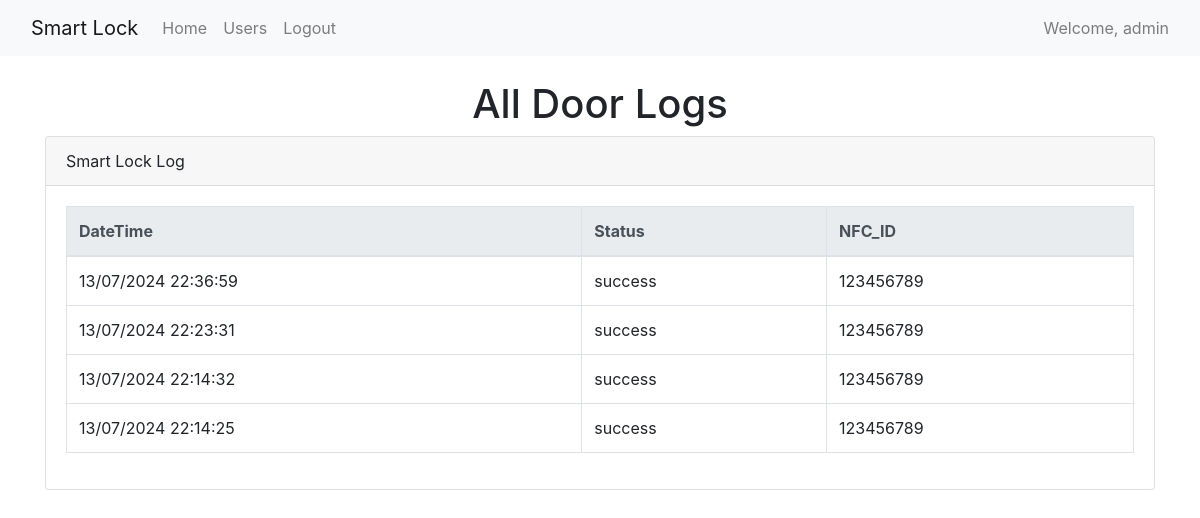
Page /door_logs (signed in) on the committed database.
### models.py (models this page shows, shortened)
class User(db.Model, UserMixin):
    __tablename__ = 'user'
    id = db.Column(db.Integer, primary_key=True)
    name = db.Column(db.String(150), nullable=False)
    username = db.Column(db.String(150), unique=True, nullable=False)
    password_hash = db.Column(db.String(150), nullable=False)
    nfc_tags = db.relationship('NfcTag', backref='user', lazy=True)

class DoorLog(db.Model):
    __tablename__ = 'door_log'
    id = db.Column(db.Integer, primary_key=True)
    nfc_id = db.Column(db.Integer, db.ForeignKey('nfc_tag.nfc_id'), nullable=False)
    timestamp = db.Column(db.DateTime, default=datetime.utcnow, nullable=False)
    status = db.Column(db.String(150), nullable=False)

### app.py (the view)
@app.route('/door_logs')
@login_required
def logs():
    logs = DoorLog.query.order_by(DoorLog.timestamp.desc()).all()
    return render_template('door_logs.html', logs=logs)

### app.py (called while the page is built)
@login_manager.user_loader
def load_user(user_id):
    return User.query.get(int(user_id))

@app.context_processor
def inject_user():
    return dict(current_user=current_user)

### templates/door_logs.html
{% extends "base.html" %}
{% block content %}
    <div class="row my-3">
        <div class="col-12">
            <h1 class="text-center">All Door Logs</h1>
            <div class="card">
                <div class="card-header">
                    Smart Lock Log
                </div>
                <div class="card-body">
                    <table class="table table-bordered">
                        <thead class="thead-light">
                            <tr>
                                <th scope="col">DateTime</th>
                                <th scope="col">Status</th>
                                <th scope="col">NFC_ID</th>
                            </tr>
                        </thead>
                        <tbody>
                            {% for log in logs %}
                                <tr>
                                    <td>{{ log.timestamp.strftime('%d/%m/%Y %H:%M:%S') }}</td>
                                    <td>{{ log.status }}</td>
                                    <td>{{ log.nfc_id }}</td>
                                </tr>
                            {% endfor %}
                        </tbody>
                    </table>
                </div>
            </div>
        </div>
    </div>
{% endblock %}

### templates/base.html (shortened to what this page needs)
<!DOCTYPE html>
<html lang="en">
<head>
    <link rel="stylesheet" type="text/css" href="{{ url_for('static', filename='css/bootstrap/bootstrap.min.css') }}">
</head>
<body>
    <nav class="navbar navbar-expand-lg navbar-light bg-light">
        <div class="container-fluid">
            <a class="navbar-brand" href="{{ url_for('index') }}">Smart Lock</a>
            <div class="collapse navbar-collapse justify-content-between" id="navbarNav">
                <ul class="navbar-nav">
                    {% if current_user.is_authenticated %}
                        <li class="nav-item"><a class="nav-link" href="{{ url_for('index') }}">Home</a></li>
                        <li class="nav-item"><a class="nav-link" href="{{ url_for('manage_users') }}">Users</a></li>
                        <li class="nav-item"><a class="nav-link" href="{{ url_for('logout') }}">Logout</a></li>
                    {% else %}
                        <li class="nav-item"><a class="nav-link" href="{{ url_for('login') }}">Login</a></li>
                    {% endif %}
                </ul>
                {% if current_user.is_authenticated %}
                <span class="navbar-text">
                    Welcome, {{ current_user.username }}
                </span>
                {% endif %}
            </div>
        </div>
    </nav>
    <div class="container mt-4">
        {% block content %}{% endblock %}
    </div>
</body>
</html>

### rows in the picture
User: username "admin"
DoorLog: timestamp "13/07/2024 22:36:59", status "success", nfc_id "123456789"
DoorLog: timestamp "13/07/2024 22:23:31", status "success", nfc_id "123456789"
DoorLog: timestamp "13/07/2024 22:14:32", status "success", nfc_id "123456789"
DoorLog: timestamp "13/07/2024 22:14:25", status "success", nfc_id "123456789"
